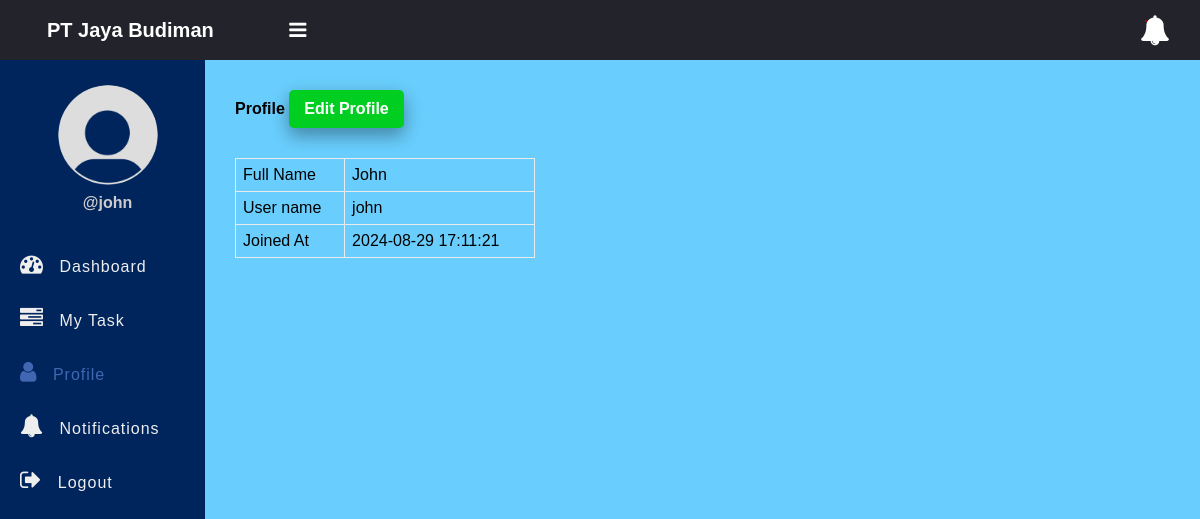
The page /profile.php (signed in) on the database its author committed.
### tables this page shows
CREATE TABLE `users` (
  `id` int(11) NOT NULL,
  `full_name` varchar(50) NOT NULL,
  `username` varchar(50) NOT NULL,
  `password` varchar(255) NOT NULL,
  `role` enum('admin','employee') NOT NULL,
  `created_at` timestamp NOT NULL DEFAULT current_timestamp()
);

### app/model/User.php (called while the page is built, shortened)
<?php
function get_user_by_id($conn, $id){
	$sql = "SELECT * FROM users WHERE id =? ";
	$stmt = $conn->prepare($sql);
	$stmt->execute([$id]);
	if($stmt->rowCount() > 0){
		$user = $stmt->fetch();
	}else $user = 0;
	return $user;
}

### profile.php (the view, shortened to what this page needs)
<?php
if (isset($_SESSION['role']) && isset($_SESSION['id']) && $_SESSION['role'] == "employee") {
    include "DB_connection.php";
    include "app/Model/User.php";
    $user = get_user_by_id($conn, $_SESSION['id']);
 ?>
<!DOCTYPE html>
<html>
<head>
	<link rel="stylesheet" href="https://stackpath.bootstrapcdn.com/font-awesome/4.7.0/css/font-awesome.min.css">
	<link rel="stylesheet" href="css/style.css">
</head>
<body>
	<?php include "inc/header.php" ?>
	<div class="body">
		<?php include "inc/nav.php" ?>
		<section class="section-1">
			<h4 class="title">Profile <a href="edit_profile.php">Edit Profile</a></h4>
         <table class="main-table" style="max-width: 300px;">
				<tr>
					<td>Full Name</td>
					<td><?=$user['full_name']?></td>
				</tr>
				<tr>
					<td>User name</td>
					<td><?=$user['username']?></td>
				</tr>
				<tr>
					<td>Joined At</td>
					<td><?=$user['created_at']?></td>
				</tr>
			</table>
		</section>
	</div>
</body>
</html>
<?php }else{
   $em = "First login";
   header("Location: login.php?error=$em");
   exit();
}
 ?>

### css/style.css (style rules this page uses)
* { padding: 0; margin: 0; box-sizing: border-box; font-family: arial, sans-serif; }
.body { display: flex; }
.section-1 { padding: 30px; width: 100%; background: rgb(105, 206, 253); }
.section-1 .title { margin-bottom: 10px; }
.section-1 .title a { text-decoration: none; display: inline-block; padding-left: 10px; border: none; background: #00CF22; padding: 10px 15px; color: #fff; font-size: 16px; border-radius: 5px; cursor: pointer; outline: none; transition: background 1s; box-shadow: 0 8px 16px 0 rgba(0,0,0,0.2), 0 6px 20px 0 rgba(0,0,0,0.19); }
.main-table, .main-table tr, .main-table th, .main-table td { border: 1px solid #e9ebee; border-collapse: collapse; padding: 7px; }
.main-table { width: 90%; margin-top: 30px; }

### rows shown on the page
users: full_name "John", username "john", created_at "2024-08-29 17:11:21"

### other values the page prints
$_SESSION['username'] "john"
